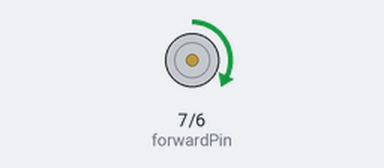
This sketch was run on a simulated Arduino Uno, built with avr-gcc and run on an emulated ATmega328P. Shown: motor-driver pin pairs drawn as motors (green arrow = first pin HIGH = forward, orange = second pin HIGH = backward, longer = more drive, scaled by the enable pin).

Above: at 1.5 s.
At 10.5 s:
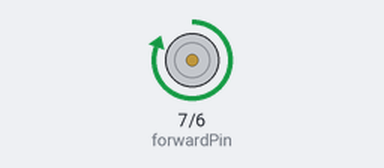
At 17.0 s:
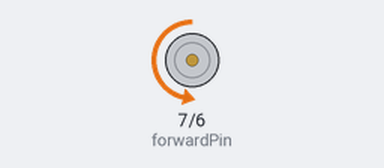
At 23.0 s:
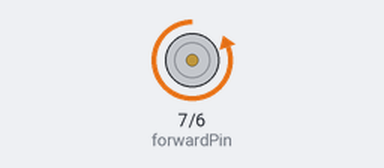
Timing chart, 0 to 31.9 s (numbered marks = the images above):
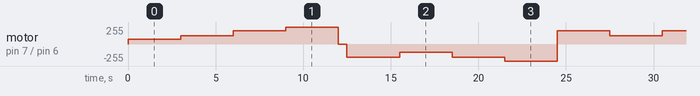

The sketch:

GromeMotorTest.ino
```cpp
//int leftP = 48;
//int leftN = 49;
//int rightN = 50;
//int rightP = 51;

int forwardPin = 7;
int reversePin = 6;
int speedPin = 5;


void setup() {
  // put your setup code here, to run once:
  pinMode(forwardPin, OUTPUT);
  pinMode(reversePin, OUTPUT);
  pinMode(speedPin, OUTPUT);
  //  pinMode(rightN, OUTPUT);

}

void loop() {
  // put your main code here, to run repeatedly:
  digitalWrite(forwardPin, HIGH);
  digitalWrite(reversePin, LOW);
  analogWrite(speedPin, 70);
  delay(3000);

  analogWrite(speedPin, 125);
  delay(3000);

  analogWrite(speedPin, 200);
  delay(3000);

  analogWrite(speedPin, 255);
  delay(3000);

  digitalWrite(forwardPin, LOW);
  digitalWrite(reversePin, LOW);
  delay(500);

  digitalWrite(forwardPin, LOW);
  digitalWrite(reversePin, HIGH);
  analogWrite(speedPin, 70);
  delay(3000);

  analogWrite(speedPin, 125);
  delay(3000);

  analogWrite(speedPin, 200);
  delay(3000);

  analogWrite(speedPin, 255);
  delay(3000);


  //
  //  digitalWrite(rightP, HIGH);
  //  digitalWrite(rightN, LOW);
  //  delay(7000);
  //  digitalWrite(leftP, HIGH);
  //  digitalWrite(leftN, HIGH);
  //  digitalWrite(rightP, HIGH);
  //  digitalWrite(rightN, HIGH);
  //
  //  delay(3000);
  //
  //  digitalWrite(leftP, LOW);
  //  digitalWrite(leftN, HIGH);
  //  digitalWrite(rightP, LOW);
  //  digitalWrite(rightN, HIGH);
  //  delay(7000);
  //  digitalWrite(leftP, HIGH);
  //  digitalWrite(leftN, HIGH);
  //  digitalWrite(rightP, HIGH);
  //  digitalWrite(rightN, HIGH);
  //
  //  delay(3000);


}
```
